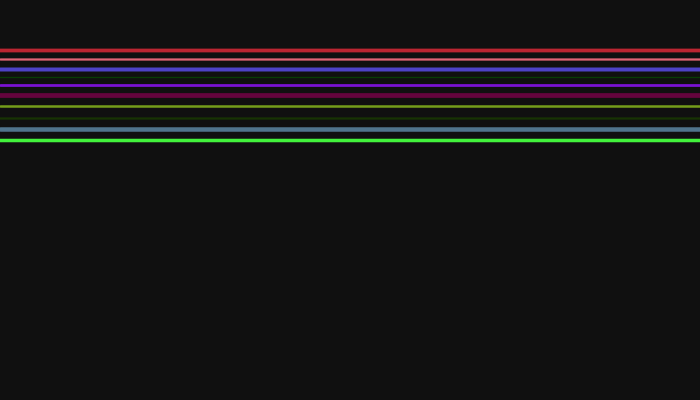
Frame 1 (no input)
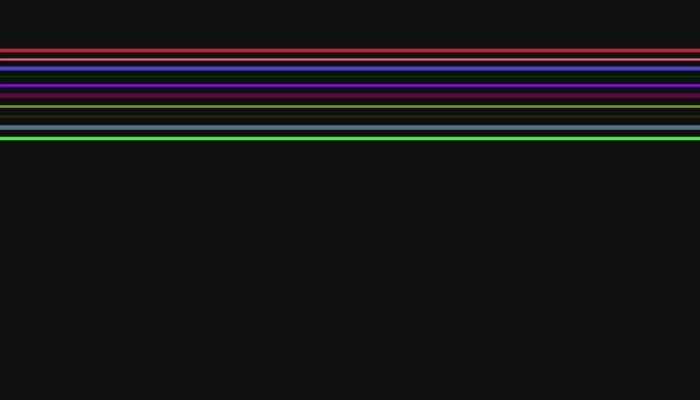
Frame 2 (the mouse pressed at the canvas centre, redrawn once)

The Processing sketch that drew these frames (run headless with seeded random() and noise(); the mouse was pressed at the canvas centre and the sketch redrawn once):

// Processing sketch: AbstractLines
// ── AbstractLines.pde
ArrayList lines;

void setup() {
  size(700, 400);
  lines = new ArrayList();

  for (int i = 0; i < 10; i++){
    float width = random(1, 5);
    color c = color(random(0, 255), random(0, 255), random(0, 255));
    lines.add(new AbstractLine(width, c));
  }
}

void draw() {
  background(16);
  float yOffset = 50;
  for (int i = lines.size()-1; i >= 0; i--){
    AbstractLine al = (AbstractLine)lines.get(i);
    al.draw(0, yOffset, width, yOffset);
    yOffset += random(8, 12);
  }
  noLoop();
}

class AbstractLine {
  float width;
  color c;

  AbstractLine(float _width, color _c) {
    width = _width;
    c = _c;
  }

  void draw(float x1, float y1, float x2, float y2) {
    strokeWeight(width);
    stroke(c);
    line(x1, y1, x2, y2);
  }
}
